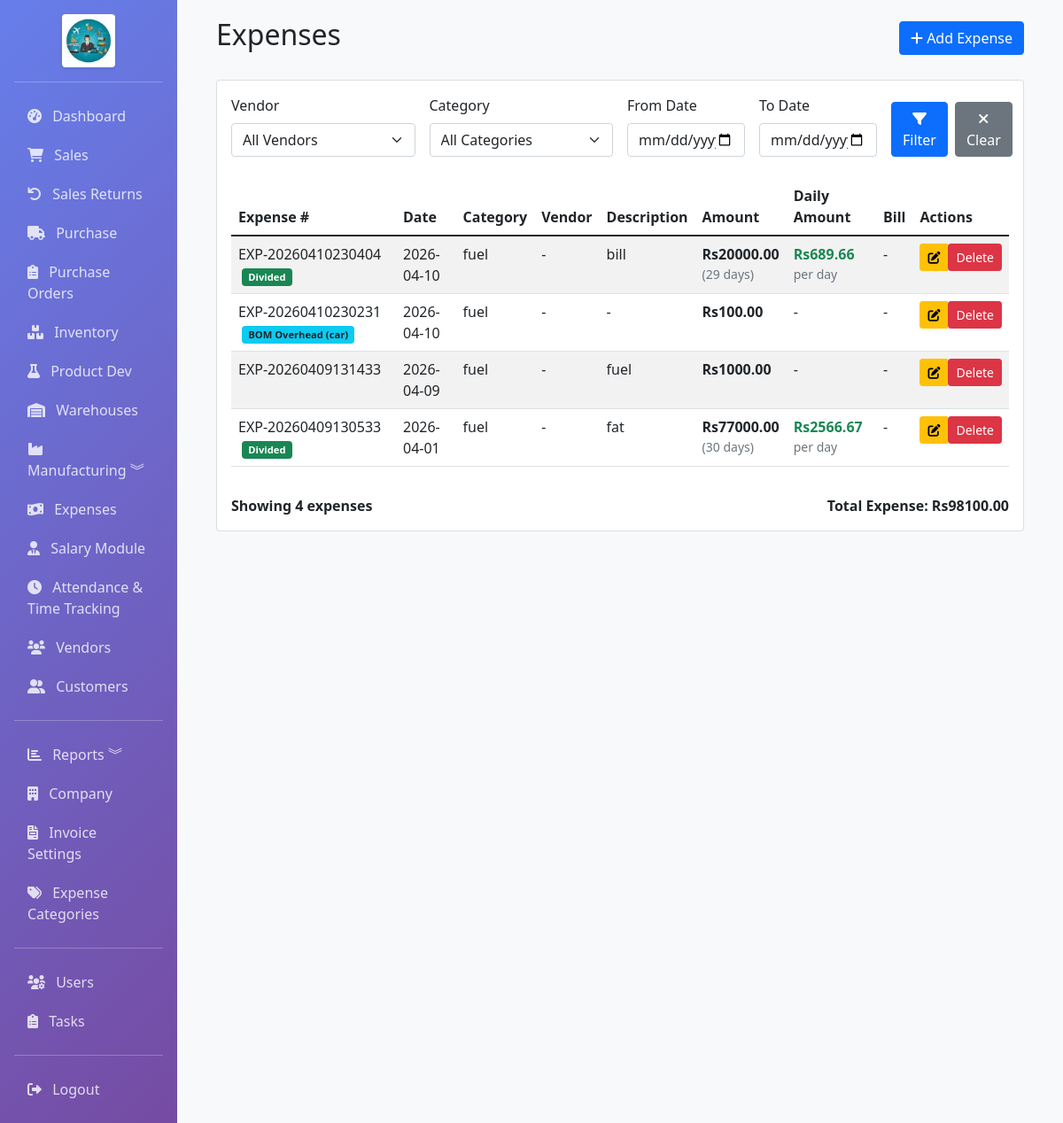
The page /accounting/expenses (signed in) on the database as committed earlier.
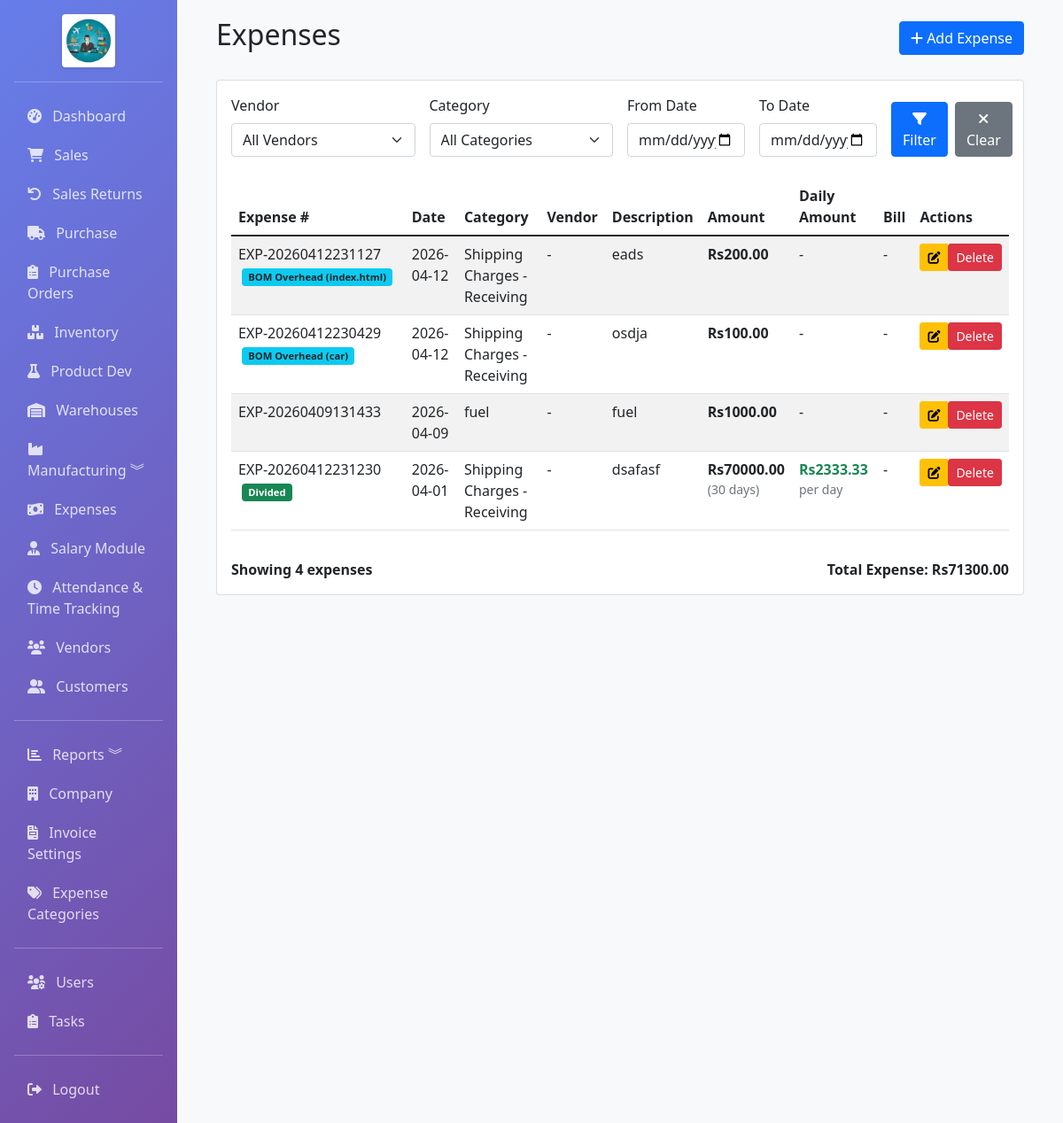
The same page on the database as committed later.
### app/models.py (models this page shows, shortened)
class Expense(db.Model):
    __tablename__ = 'expenses'
    id = db.Column(db.Integer, primary_key=True)
    expense_number = db.Column(db.String(50), unique=True, index=True)
    date = db.Column(db.DateTime, default=datetime.utcnow, index=True)
    category_id = db.Column(db.Integer, db.ForeignKey('expense_categories.id'), index=True)
    vendor_id = db.Column(db.Integer, db.ForeignKey('vendors.id'), index=True, nullable=True)
    description = db.Column(db.Text)
    amount = db.Column(db.Float, nullable=False)
    payment_method = db.Column(db.String(50))
    reference = db.Column(db.String(100))
    bill_image_path = db.Column(db.String(255))  # Path to bill image
    notes = db.Column(db.Text)
    is_bom_overhead = db.Column(db.Boolean, default=False)
    product_id = db.Column(db.Integer, db.ForeignKey('products.id'), nullable=True)
    bom_id = db.Column(db.Integer, db.ForeignKey('boms.id'), nullable=True)
    created_by = db.Column(db.Integer, db.ForeignKey('users.id'))
    created_at = db.Column(db.DateTime, default=datetime.utcnow)
    is_monthly_divided = db.Column(db.Boolean, default=False)  # Whether expense is divided across month
    monthly_start_date = db.Column(db.Date)  # Start date for monthly distribution
    monthly_end_date = db.Column(db.Date)  # End date for monthly distribution
    daily_amount = db.Column(db.Float, default=0)  # Calculated daily amount
    vendor = db.relationship('Vendor', backref='expenses', lazy=True)
    product = db.relationship('Product', backref='overhead_expenses', lazy=True)
    bom = db.relationship('BOM', backref='overhead_expenses', lazy=True)
    @property
    def days_in_month(self):
        if self.is_monthly_divided and self.monthly_start_date and self.monthly_end_date:
            delta = self.monthly_end_date - self.monthly_start_date
            return delta.days + 1  # Include both start and end date
        return 0

class ExpenseCategory(db.Model):
    __tablename__ = 'expense_categories'
    id = db.Column(db.Integer, primary_key=True)
    name = db.Column(db.String(100), nullable=False, unique=True, index=True)
    description = db.Column(db.Text)
    is_active = db.Column(db.Boolean, default=True)
    created_at = db.Column(db.DateTime, default=datetime.utcnow)
    expenses = db.relationship('Expense', backref='expense_category', lazy=True)

class Product(db.Model):
    __tablename__ = 'products'
    id = db.Column(db.Integer, primary_key=True)
    name = db.Column(db.String(100), nullable=False, index=True)
    sku = db.Column(db.String(50), unique=True, nullable=False, index=True)
    barcode = db.Column(db.String(50), index=True)
    description = db.Column(db.Text)
    category = db.Column(db.String(50), index=True)
    brand = db.Column(db.String(50))
    unit = db.Column(db.String(20), default='pcs')  # pcs, kg, meter, etc.
    unit_price = db.Column(db.Float, nullable=False, default=0)
    cost_price = db.Column(db.Float, nullable=False, default=0)
    quantity = db.Column(db.Float, default=0)
    reorder_level = db.Column(db.Float, default=0)
    min_quantity = db.Column(db.Float, default=0)
    max_quantity = db.Column(db.Float, default=0)
    location = db.Column(db.String(100))
    weight = db.Column(db.Float, default=0)
    image_path = db.Column(db.String(255))  # Path to product image
    is_active = db.Column(db.Boolean, default=True)
    is_manufactured = db.Column(db.Boolean, default=False)
    finished_good_price = db.Column(db.Float, nullable=True)
    warehouse_id = db.Column(db.Integer, db.ForeignKey('warehouses.id'), nullable=True, index=True)
    created_at = db.Column(db.DateTime, default=datetime.utcnow)
    updated_at = db.Column(db.DateTime, default=datetime.utcnow, onupdate=datetime.utcnow)
    warehouse = db.relationship('Warehouse', backref='products', lazy=True)
    sale_items = db.relationship('SaleItem', backref='product', lazy=True)
    purchase_items = db.relationship('PurchaseItem', backref='product', lazy=True)

### app/routes/accounting.py (the view)
@bp.route('/expenses')
@login_required
def expenses():
    vendor_id = request.args.get('vendor_id', type=int)
    category_id = request.args.get('category_id', type=int)
    start_date = request.args.get('start_date')
    end_date = request.args.get('end_date')
    query = Expense.query
    if vendor_id:
        query = query.filter(Expense.vendor_id == vendor_id)
    if category_id:
        query = query.filter(Expense.category_id == category_id)
    if start_date:
        start_datetime = datetime.strptime(start_date, '%Y-%m-%d')
        query = query.filter(Expense.date >= start_datetime)
    if end_date:
        end_datetime = datetime.strptime(end_date, '%Y-%m-%d')
        end_datetime = end_datetime + timedelta(days=1)
        query = query.filter(Expense.date < end_datetime)
    expenses = query.order_by(Expense.date.desc()).all()
    total_expense = sum(e.amount for e in expenses)
    categories = ExpenseCategory.query.filter_by(is_active=True).order_by(ExpenseCategory.name).all()
    vendors = Vendor.query.filter_by(is_active=True).order_by(Vendor.name).all()
    return render_template('accounting/expenses.html',
                         expenses=expenses,
                         total_expense=total_expense,
                         categories=categories,
                         vendors=vendors,
                         selected_vendor=vendor_id,
                         selected_category=category_id,
                         selected_start_date=start_date,
                         selected_end_date=end_date)

### app/templates/accounting/expenses.html (shortened to what this page needs)
{% extends "base.html" %}
{% block content %}
<div class="container-fluid">
    <div class="d-flex justify-content-between align-items-center mb-4">
        <h2>Expenses</h2>
        <a href="{{ url_for('accounting.add_expense') }}" class="btn btn-primary"><i class="fas fa-plus"></i> Add Expense</a>
    </div>
    <div class="card">
        <div class="card-body">
            <form method="GET" class="row g-3 mb-4">
                <div class="col-md-3">
                    <label for="vendor_id" class="form-label">Vendor</label>
                    <select name="vendor_id" id="vendor_id" class="form-select">
                        <option value="">All Vendors</option>
                    </select>
                </div>
                <div class="col-md-3">
                    <label for="category_id" class="form-label">Category</label>
                    <select name="category_id" id="category_id" class="form-select">
                        <option value="">All Categories</option>
                    </select>
                </div>
                <div class="col-md-2">
                    <label for="start_date" class="form-label">From Date</label>
                    <input type="date" name="start_date" id="start_date" class="form-control" value="{{ selected_start_date or '' }}">
                </div>
                <div class="col-md-2">
                    <label for="end_date" class="form-label">To Date</label>
                    <input type="date" name="end_date" id="end_date" class="form-control" value="{{ selected_end_date or '' }}">
                </div>
                <div class="col-md-2 d-flex align-items-end">
                    <button type="submit" class="btn btn-primary me-2"><i class="fas fa-filter"></i> Filter</button>
                    <a href="{{ url_for('accounting.expenses') }}" class="btn btn-secondary"><i class="fas fa-times"></i> Clear</a>
                </div>
            </form>
            <div class="table-responsive">
                <table class="table table-striped">
                    <thead>
                        <tr>
                            <th>Expense #</th>
                            <th>Date</th>
                            <th>Category</th>
                            <th>Vendor</th>
                            <th>Description</th>
                            <th>Amount</th>
                            <th>Daily Amount</th>
                            <th>Bill</th>
                            <th>Actions</th>
                        </tr>
                    </thead>
                    <tbody>
                        {% for exp in expenses %}
                        <tr>
                            <td>
                                {{ exp.expense_number }}
                                {% if exp.is_bom_overhead %}
                                <span class="badge bg-info text-dark ms-1" style="font-size: 0.7rem;" title="Linked to: {{ exp.product.name if exp.product else 'None' }}">
                                    BOM Overhead {% if exp.product %}({{ exp.product.name }}){% endif %}
                                </span>
                                {% endif %}
                                {% if exp.is_monthly_divided %}
                                <span class="badge bg-success ms-1" style="font-size: 0.7rem;" title="Divided from {{ exp.monthly_start_date }} to {{ exp.monthly_end_date }}">
                                    Divided
                                </span>
                                {% endif %}
                            </td>
                            <td>{{ exp.date.strftime('%Y-%m-%d') }}</td>
                            <td>{{ exp.expense_category.name if exp.expense_category else 'N/A' }}</td>
                            <td>{{ exp.vendor.name if exp.vendor else '-' }}</td>
                            <td>{{ exp.description or '-' }}</td>
                            <td>
                                <strong>Rs{{ '%.2f'|format(exp.amount) }}</strong>
                                {% if exp.is_monthly_divided %}
                                <div class="small text-muted">({{ exp.days_in_month }} days)</div>
                                {% endif %}
                            </td>
                            <td>
                                {% if exp.is_monthly_divided %}
                                <strong class="text-success">Rs{{ '%.2f'|format(exp.daily_amount) }}</strong>
                                <div class="small text-muted">per day</div>
                                {% else %}
                                -
                                {% endif %}
                            </td>
                            <td>
                                {% if exp.bill_image_path %}
                                <div class="btn-group" role="group">
                                    <button type="button" class="btn btn-sm btn-info" data-bs-toggle="modal" data-bs-target="#billModal{{ exp.id }}" title="Preview Bill">
                                        <i class="fas fa-eye"></i>
                                    </button>
                                    <a href="{{ url_for('static', filename=exp.bill_image_path.replace('app/static/', '')) }}"
                                       target="_blank" class="btn btn-sm btn-secondary" title="View Full Bill">
                                        <i class="fas fa-external-link-alt"></i>
                                    </a>
                                </div>
                                {% else %}
                                -
                                {% endif %}
                            </td>
                            <td>
                                <div class="btn-group" role="group">
                                    <a href="{{ url_for('accounting.edit_expense', id=exp.id) }}" class="btn btn-sm btn-warning" title="Edit">
                                        <i class="fas fa-edit"></i>
                                    </a>
                                    <form method="POST" action="{{ url_for('accounting.delete_expense', id=exp.id) }}" style="display:inline;" onsubmit="return confirm('Delete this expense?');">
                                        <button type="submit" class="btn btn-sm btn-danger" title="Delete">Delete</button>
                                    </form>
                                </div>
                            </td>
                        </tr>
                        {% endfor %}
                    </tbody>
                </table>
            </div>
            <div class="mt-3">
                <div class="row">
                    <div class="col-md-6">
                        <strong>Showing {{ expenses|length }} expense{{ 's' if expenses|length != 1 else '' }}</strong>
                    </div>
                    <div class="col-md-6 text-end">
                        <strong>Total Expense: Rs{{ '%.2f'|format(total_expense) }}</strong>
                    </div>
                </div>
            </div>
        </div>
    </div>
</div>
{% endblock %}

Rows that differ between the two databases and show on the page:
removed Expense: expense_number "EXP-20260409130533", date "2026-04-01", expense_category "fuel", vendor "-", description "fat", amount "77000.00", days_in_month "30", daily_amount "2566.67"
changed Expense: expense_number "EXP-20260410230404" → "EXP-20260412231127"; is_bom_overhead False → True (drawn); product.name (not shown) → "index.html"; date "2026-04-10" → "2026-04-12"; expense_category "fuel" → "Shipping Charges - Receiving"; description "bill" → "eads"; amount "20000.00" → "200.00"; monthly_start_date "2026-04-01" → empty (drawn); days_in_month "29" → (not shown); daily_amount "689.66" → (not shown); is_monthly_divided "Divided ( days) Rs per day" → "-"
changed Expense "car": expense_number "EXP-20260410230231" → "EXP-20260412230429"; date "2026-04-10" → "2026-04-12"; expense_category "fuel" → "Shipping Charges - Receiving"; description "-" → "osdja"
added Expense: expense_number "EXP-20260412231230", date "2026-04-01", expense_category "Shipping Charges - Receiving", vendor "-", description "dsafasf", amount "70000.00", days_in_month "30", daily_amount "2333.33"
Other text that changed with them:
{{ '%.2f'|format(total_expense) }}: "98100.00" → "71300.00"
